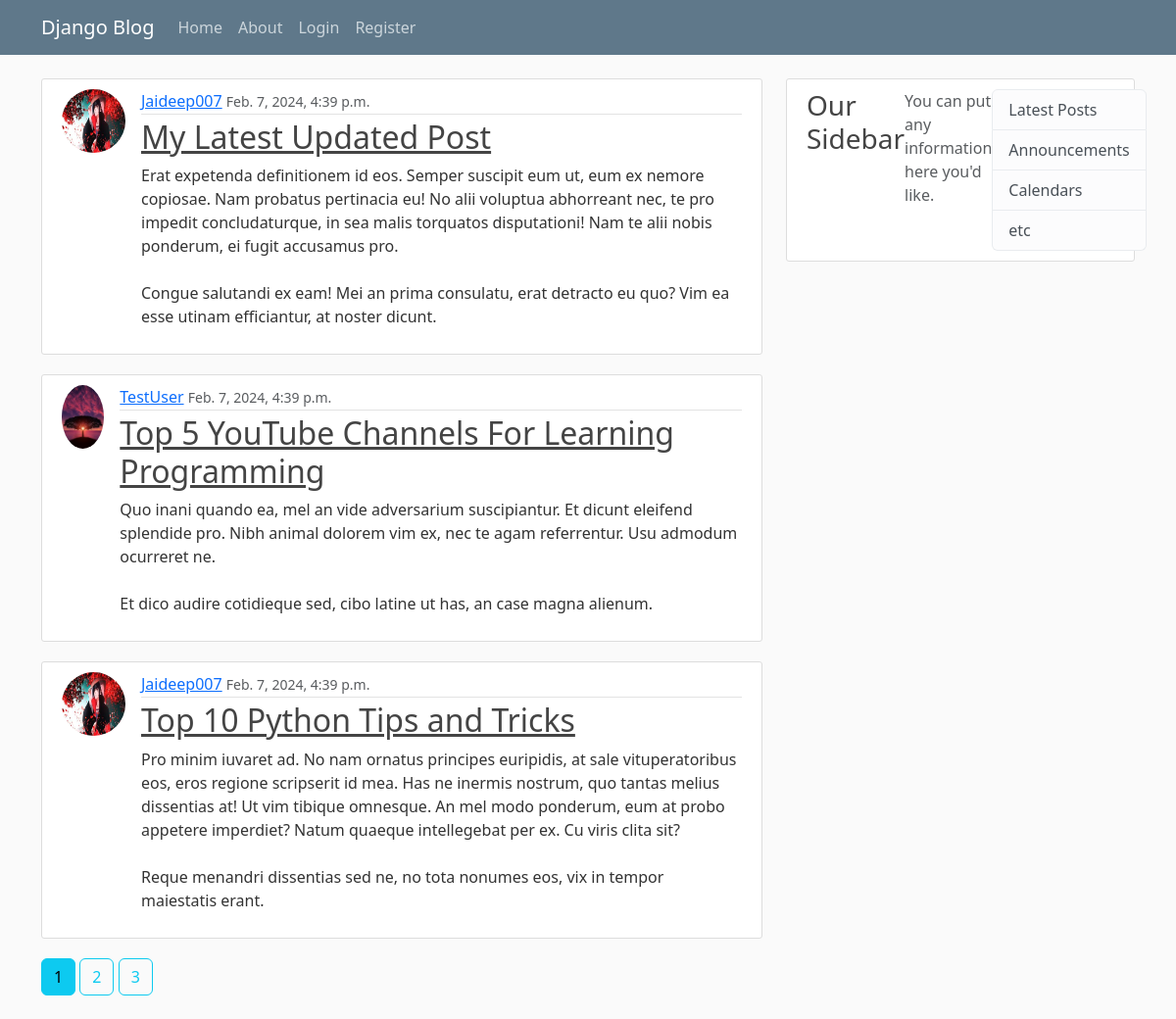
The page / on the database its author committed.
### blogs/models.py (models this page shows, shortened)
class Post(models.Model):
    title = models.CharField(max_length = 100)
    content = models.TextField()
    date_posted = models.DateTimeField(default = timezone.now)
    author = models.ForeignKey(User , on_delete = models.CASCADE)

### users/models.py (models this page shows, shortened)
class Profile(models.Model):
    user = models.OneToOneField(User, on_delete=models.CASCADE)
    image = models.ImageField(default='default.jpg', upload_to='profile_pics')

### blogs/views.py (the view)
# urls.py: path('' , PostListView.as_view() , name = 'blog-home'),
class PostListView(ListView):
    model = Post
    template_name = 'blogs/home.html'
    context_object_name = 'posts'
    ordering = ['-date_posted']
    paginate_by = 3

### blogs/templates/blogs/home.html (shortened to what this page needs)
{% extends 'blogs/base.html' %}
{% block content %}
{% for post in posts %}
<article class="media content-section">
    <img class = "rounded-circle article-img"src="{{ post.author.profile.image.url }}" >
    <div class="media-body">
      <div class="article-metadata">
        <a class="mr-2" href="{% url 'user-posts' post.author.username %}">{{ post.author }}</a>
        <small class="text-muted">{{ post.date_posted }}</small>
      </div>
      <h2><a class="article-title" href="{% url 'post-detail' post.id %}">{{ post.title }}</a></h2>
      <p class="article-content">{{ post.content }}</p>
    </div>
  </article>
{% endfor %}
{% if is_paginated %}
  {% for num in page_obj.paginator.page_range %}
    {% if page_obj.number == num %}
      <a class="btn btn-info mb-4" href="?page={{num}}">{{num}}</a>
    {%elif num > page_obj.number|add:'-3' and num < page_obj.number|add:'3' %}
    <a class="btn btn-outline-info mb-4" href="?page={{num}}">{{num}}</a>
    {% endif %}
  {% endfor %}
{% endif %}
{% endblock content %}

### blogs/static/blogs/main.css (style rules this page uses)
body { background: #fafafa; color: #333333; margin-top: 5rem; }
h1, h2, h3, h4, h5, h6 { color: #444444; }
.content-section { background: #ffffff; padding: 10px 20px; border: 1px solid #dddddd; border-radius: 3px; margin-bottom: 20px; }
.article-title { color: #444444; }
.article-content { white-space: pre-line; }
.article-img { height: 65px; width: 65px; margin-right: 16px; }
.article-metadata { padding-bottom: 1px; margin-bottom: 4px; border-bottom: 1px solid #e3e3e3 }
.content-section { display: flex; }

### rows shown on the page
Post: author.profile.image (picture), author "Jaideep007", date_posted "Feb. 7, 2024, 4:39 p.m.", title "My Latest Updated Post", content "Erat expetenda definitionem id eos. Semper suscipit eum ut, eum ex nemore copiosae. Nam probatus pertinacia eu! No alii voluptua abhorreant nec, te pro impedit concludaturque, in sea malis torquatos disputationi! Nam te alii nobis ponderum, ei fugit accusamus pro. Congue salutandi ex eam! Mei an prima consulatu, erat detracto eu quo? Vim ea esse utinam efficiantur, at noster dicunt."
Post: author.profile.image (placeholder picture), author "TestUser", date_posted "Feb. 7, 2024, 4:39 p.m.", title "Top 5 YouTube Channels For Learning Programming", content "Quo inani quando ea, mel an vide adversarium suscipiantur. Et dicunt eleifend splendide pro. Nibh animal dolorem vim ex, nec te agam referrentur. Usu admodum ocurreret ne. Et dico audire cotidieque sed, cibo latine ut has, an case magna alienum."
Post: author.profile.image (picture), author "Jaideep007", date_posted "Feb. 7, 2024, 4:39 p.m.", title "Top 10 Python Tips and Tricks", content "Pro minim iuvaret ad. No nam ornatus principes euripidis, at sale vituperatoribus eos, eros regione scripserit id mea. Has ne inermis nostrum, quo tantas melius dissentias at! Ut vim tibique omnesque. An mel modo ponderum, eum at probo appetere imperdiet? Natum quaeque intellegebat per ex. Cu viris clita sit? Reque menandri dissentias sed ne, no tota nonumes eos, vix in tempor maiestatis erant."

### other values the page prints
{{ num }} "1"
{{ num }} "2" "3"
